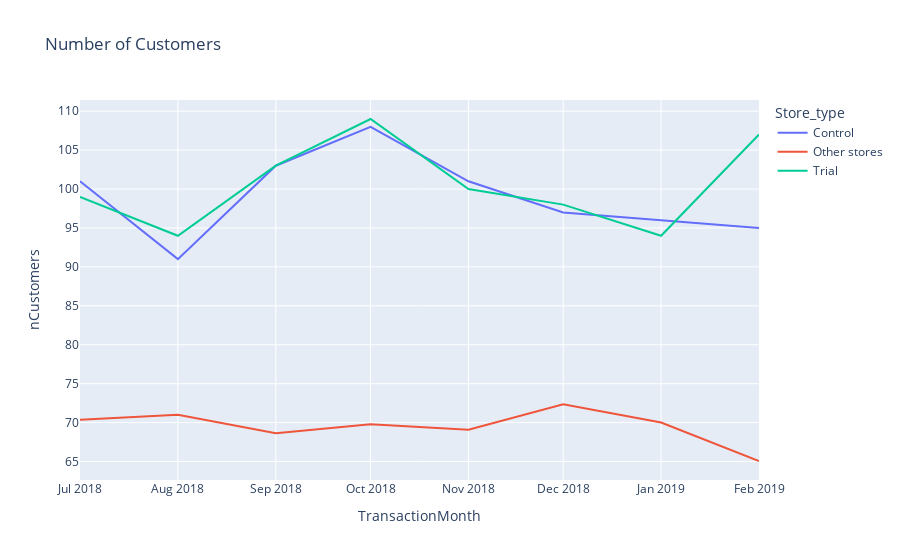

Notebook code for this chart:
### Code cell
measureOverTimeCusts = measureOverTime.copy()
measureOverTimeCusts['Store_type'] = np.where(measureOverTimeSales['STORE_NBR'] == trial_store, 'Trial',
                                              np.where(measureOverTimeSales['STORE_NBR'] == control_store, 'Control', 'Other stores'))
pastCustomers = measureOverTimeCusts.groupby(['Month_Id','Store_type'])['nCustomers'].mean().reset_index()
pastCustomers['TransactionMonth'] = pd.to_datetime(pastCustomers['Month_Id'].astype(str).str[:-2]+'-'+pastSales['Month_Id'].astype(str).str[-2:], format='%Y-%m')
#pastSales['TransactionMonth'] = pd.to_datetime((pastSales['YEARMONTH']//100).astype(str) + '-' + (pastSales['YEARMONTH']%100).astype(str) + '-01')

pastCustomers = pastCustomers[pastCustomers["Month_Id"] < '201903']


fig = px.line(pastCustomers, x="TransactionMonth", y="nCustomers", color = 'Store_type',title='Number of Customers')
fig.show()

### Figure 1 — Plotly figure (JSON) as saved in the notebook; plotly's stock layout.template omitted (floating-point values rounded to 4 significant figures)
{"data": [{"hovertemplate": "Store_type=Control<br>TransactionMonth=%{x}<br>nCustomers=%{y}<extra></extra>", "legendgroup": "Control", "line": {"color": "#636efa", "dash": "solid"}, "marker": {"symbol": "circle"}, "mode": "lines", "name": "Control", "orientation": "v", "showlegend": true, "type": "scatter", "x": ["2018-07-01T00:00:00", "2018-08-01T00:00:00", "2018-09-01T00:00:00", "2018-10-01T00:00:00", "2018-11-01T00:00:00", "2018-12-01T00:00:00", "2019-01-01T00:00:00", "2019-02-01T00:00:00"], "xaxis": "x", "y": [101, 91, 103, 108, 101, 97, 96, 95], "yaxis": "y"}, {"hovertemplate": "Store_type=Other stores<br>TransactionMonth=%{x}<br>nCustomers=%{y}<extra></extra>", "legendgroup": "Other stores", "line": {"color": "#EF553B", "dash": "solid"}, "marker": {"symbol": "circle"}, "mode": "lines", "name": "Other stores", "orientation": "v", "showlegend": true, "type": "scatter", "x": ["2018-07-01T00:00:00", "2018-08-01T00:00:00", "2018-09-01T00:00:00", "2018-10-01T00:00:00", "2018-11-01T00:00:00", "2018-12-01T00:00:00", "2019-01-01T00:00:00", "2019-02-01T00:00:00"], "xaxis": "x", "y": [70.38, 71.01, 68.65, 69.78, 69.08, 72.34, 70.01, 65.06], "yaxis": "y"}, {"hovertemplate": "Store_type=Trial<br>TransactionMonth=%{x}<br>nCustomers=%{y}<extra></extra>", "legendgroup": "Trial", "line": {"color": "#00cc96", "dash": "solid"}, "marker": {"symbol": "circle"}, "mode": "lines", "name": "Trial", "orientation": "v", "showlegend": true, "type": "scatter", "x": ["2018-07-01T00:00:00", "2018-08-01T00:00:00", "2018-09-01T00:00:00", "2018-10-01T00:00:00", "2018-11-01T00:00:00", "2018-12-01T00:00:00", "2019-01-01T00:00:00", "2019-02-01T00:00:00"], "xaxis": "x", "y": [99, 94, 103, 109, 100, 98, 94, 107], "yaxis": "y"}], "layout": {"legend": {"title": {"text": "Store_type"}, "tracegroupgap": 0}, "title": {"text": "Number of Customers"}, "xaxis": {"anchor": "y", "domain": [0, 1], "title": {"text": "TransactionMonth"}}, "yaxis": {"anchor": "x", "domain": [0, 1], "title": {"text": "nCustomers"}}}}
